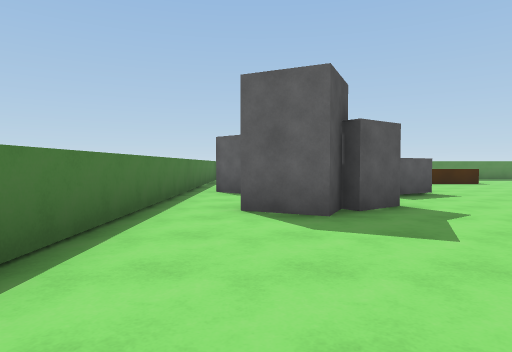
view 1 (above)

16 first-person views from a walk through a Unity game level. The camera is 1.3 m above the floor, tilts 2° down and sees 75° across. The floor is counted in squares, 2 m on a side. Each view is taken from the middle of a square. On the plan, view 1 faces up. The plan holds only what a view shows up to about 10 squares ahead; the rest is blank. The player character is not drawn.

view 2
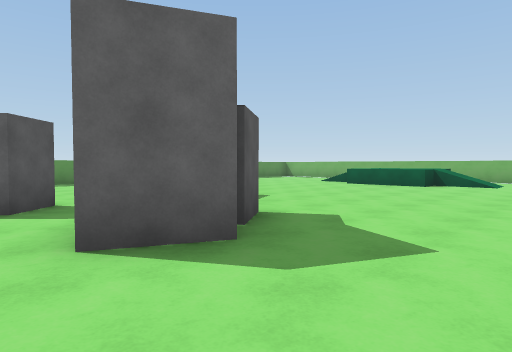

view 3
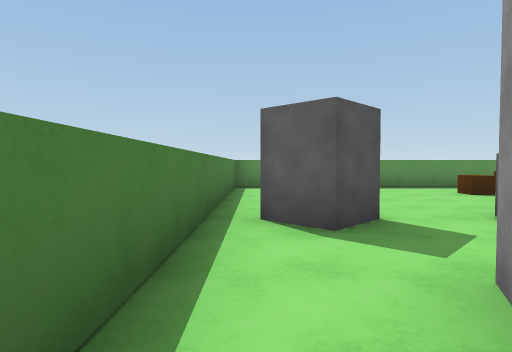

view 4
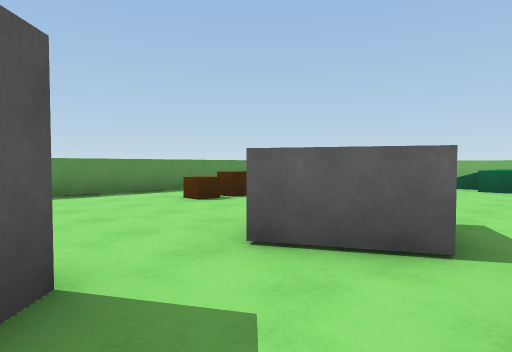

view 5
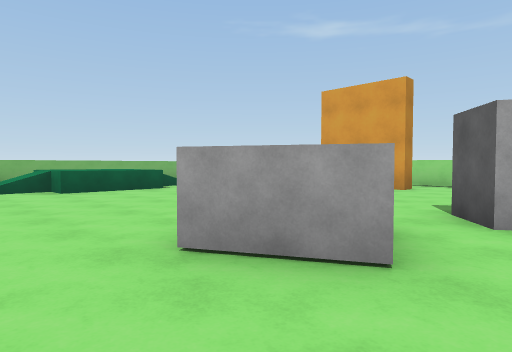

view 6
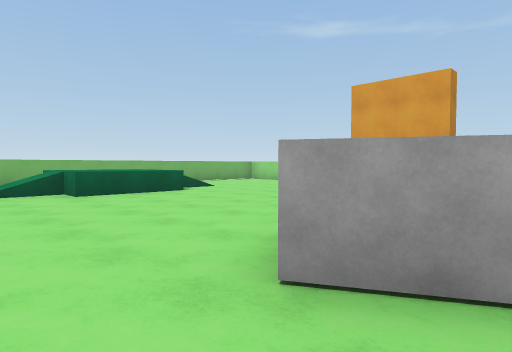

view 7
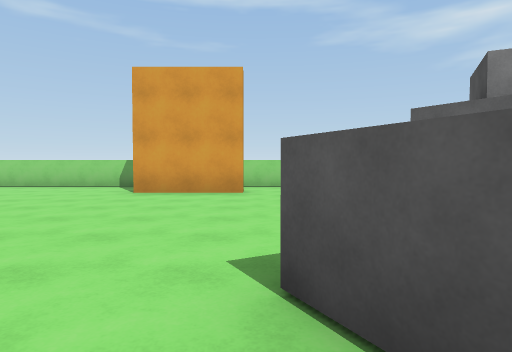

view 8
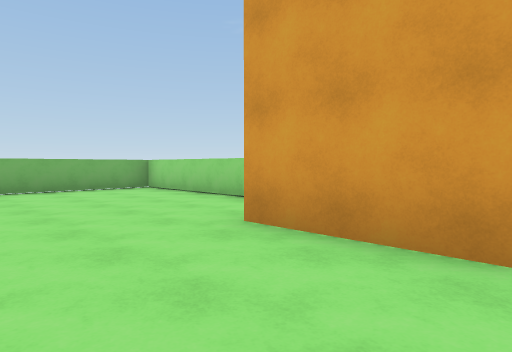

view 9
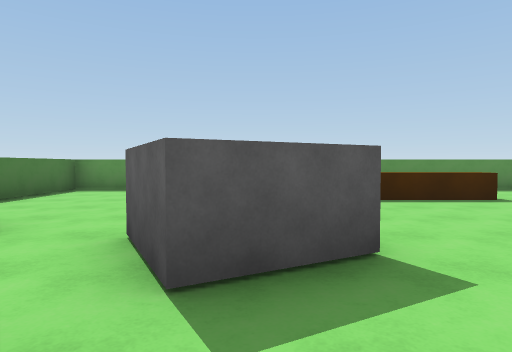

view 10
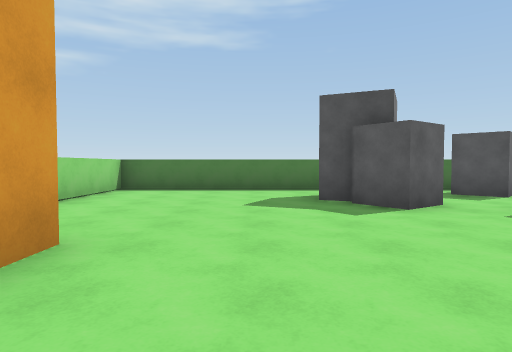

view 11
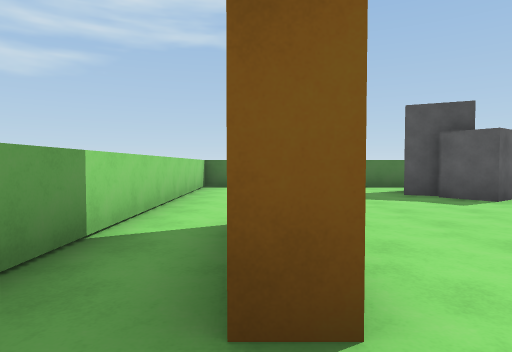

view 12
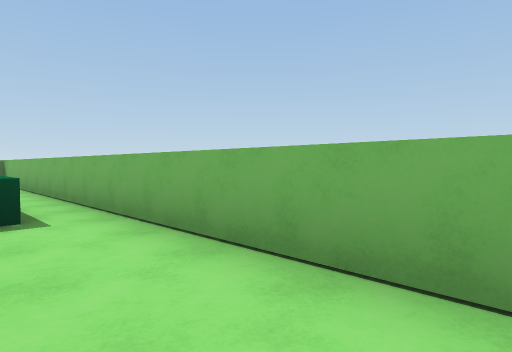

view 13
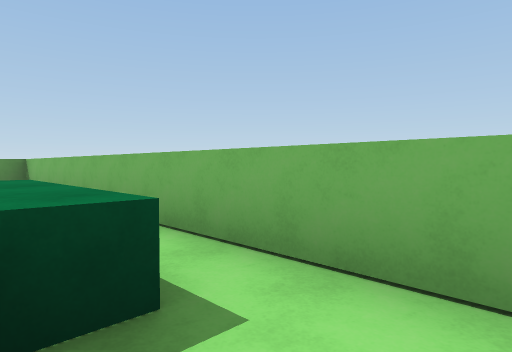

view 14
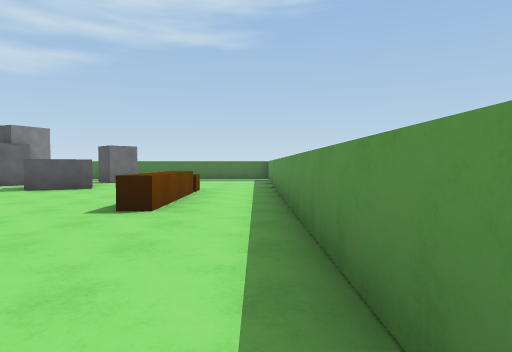

view 15
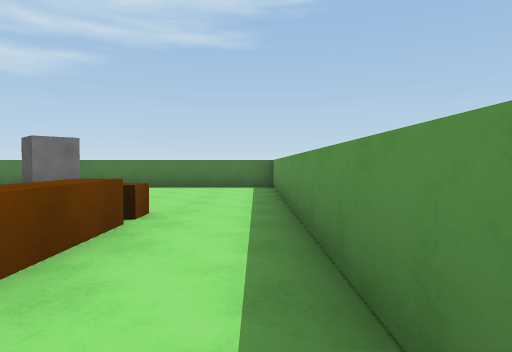

view 16
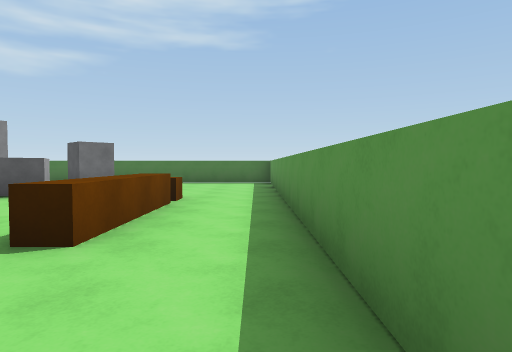

### Floor plan
Key: @ floor where view 1 was taken; # wall or solid block; . floor; / step, stairs or slope; = window, fence, low wall or low ledge; ^ raised ledge; O other object.
Columns run from 2 left of view 1 to 13 right of it. Each row starts with its distance up from view 1.
 14 ################
 13 #..............#
 12 #............. #
 11 #.....O^^^...  #
 10 #...........   #
  9 #...........//.#
  8 #OO.##...../==.#
  7 #....#...../==.#
  6 #...O......//=.#
  5 #.OOO......./=.#
  4 #..O........//.#
  3 #..............#
  2 #..............#
  1 #......##......#
  0 #.@............#
 -1 ################

Where each view was taken, in squares from view 1:
view 1: 0 up, 0 right, facing up
view 2: 2 up, 1 left, facing up-right
view 3: 4 up, 1 left, facing up
view 4: 6 up, 0 right, facing up-right
view 5: 10 up, 1 right, facing down-right
view 6: 10 up, 2 right, facing down-right
view 7: 9 up, 4 right, facing down
view 8: 4 up, 4 right, facing down-right
view 9: 5 up, 3 right, facing up
view 10: 3 up, 7 right, facing left
view 11: 1 up, 8 right, facing left
view 12: 1 up, 11 right, facing up-right
view 13: 4 up, 11 right, facing up-right
view 14: 13 up, 12 right, facing left
view 15: 13 up, 8 right, facing left
view 16: 13 up, 10 right, facing left
